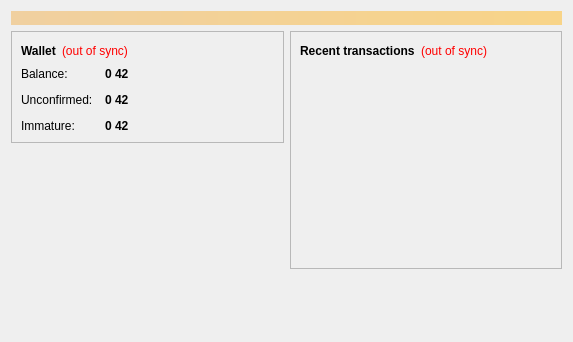
<?xml version="1.0" encoding="UTF-8"?>
<ui version="4.0">
 <class>OverviewPage</class>
 <widget class="QWidget" name="OverviewPage">
  <property name="geometry">
   <rect>
    <x>0</x>
    <y>0</y>
    <width>573</width>
    <height>342</height>
   </rect>
  </property>
  <property name="windowTitle">
   <string>Form</string>
  </property>
  <layout class="QVBoxLayout" name="topLayout">
   <item>
    <widget class="QLabel" name="labelAlerts">
     <property name="visible">
      <bool>false</bool>
     </property>
     <property name="styleSheet">
      <string notr="true">background-color: qlineargradient(x1: 0, y1: 0, x2: 1, y2: 0, stop:0 #F0D0A0, stop:1 #F8D488); color:#000000;</string>
     </property>
     <property name="wordWrap">
      <bool>true</bool>
     </property>
     <property name="margin">
      <number>3</number>
     </property>
    </widget>
   </item>
   <item>
    <layout class="QHBoxLayout" name="horizontalLayout" stretch="1,1">
     <item>
      <layout class="QVBoxLayout" name="verticalLayout_2">
       <item>
        <widget class="QFrame" name="frame">
         <property name="frameShape">
          <enum>QFrame::StyledPanel</enum>
         </property>
         <property name="frameShadow">
          <enum>QFrame::Raised</enum>
         </property>
         <layout class="QVBoxLayout" name="verticalLayout_4">
          <item>
           <layout class="QHBoxLayout" name="horizontalLayout_4">
            <item>
             <widget class="QLabel" name="label_5">
              <property name="font">
               <font>
                <weight>75</weight>
                <bold>true</bold>
               </font>
              </property>
              <property name="text">
               <string>Wallet</string>
              </property>
             </widget>
            </item>
            <item>
             <widget class="QLabel" name="labelWalletStatus">
              <property name="toolTip">
               <string>The displayed information may be out of date. Your wallet automatically synchronizes with the 42 network after a connection is established, but this process has not completed yet.</string>
              </property>
              <property name="styleSheet">
               <string notr="true">QLabel { color: red; }</string>
              </property>
              <property name="text">
               <string notr="true">(out of sync)</string>
              </property>
              <property name="alignment">
               <set>Qt::AlignLeading|Qt::AlignLeft|Qt::AlignVCenter</set>
              </property>
             </widget>
            </item>
            <item>
             <spacer name="horizontalSpacer_2">
              <property name="orientation">
               <enum>Qt::Horizontal</enum>
              </property>
              <property name="sizeHint" stdset="0">
               <size>
                <width>40</width>
                <height>20</height>
               </size>
              </property>
             </spacer>
            </item>
           </layout>
          </item>
          <item>
           <layout class="QFormLayout" name="formLayout_2">
            <property name="fieldGrowthPolicy">
             <enum>QFormLayout::AllNonFixedFieldsGrow</enum>
            </property>
            <property name="horizontalSpacing">
             <number>12</number>
            </property>
            <property name="verticalSpacing">
             <number>12</number>
            </property>
            <item row="0" column="0">
             <widget class="QLabel" name="label">
              <property name="text">
               <string>Balance:</string>
              </property>
             </widget>
            </item>
            <item row="0" column="1">
             <widget class="QLabel" name="labelBalance">
              <property name="font">
               <font>
                <weight>75</weight>
                <bold>true</bold>
               </font>
              </property>
              <property name="cursor">
               <cursorShape>IBeamCursor</cursorShape>
              </property>
              <property name="toolTip">
               <string>Your current balance</string>
              </property>
              <property name="text">
               <string notr="true">0 42</string>
              </property>
              <property name="textInteractionFlags">
               <set>Qt::LinksAccessibleByMouse|Qt::TextSelectableByKeyboard|Qt::TextSelectableByMouse</set>
              </property>
             </widget>
            </item>
            <item row="1" column="0">
             <widget class="QLabel" name="label_3">
              <property name="text">
               <string>Unconfirmed:</string>
              </property>
             </widget>
            </item>
            <item row="1" column="1">
             <widget class="QLabel" name="labelUnconfirmed">
              <property name="font">
               <font>
                <weight>75</weight>
                <bold>true</bold>
               </font>
              </property>
              <property name="cursor">
               <cursorShape>IBeamCursor</cursorShape>
              </property>
              <property name="toolTip">
               <string>Total of transactions that have yet to be confirmed, and do not yet count toward the current balance</string>
              </property>
              <property name="text">
               <string notr="true">0 42</string>
              </property>
              <property name="textInteractionFlags">
               <set>Qt::LinksAccessibleByMouse|Qt::TextSelectableByKeyboard|Qt::TextSelectableByMouse</set>
              </property>
             </widget>
            </item>
            <item row="2" column="0">
             <widget class="QLabel" name="labelImmatureText">
              <property name="text">
               <string>Immature:</string>
              </property>
             </widget>
            </item>
            <item row="2" column="1">
             <widget class="QLabel" name="labelImmature">
              <property name="font">
               <font>
                <weight>75</weight>
                <bold>true</bold>
               </font>
              </property>
              <property name="toolTip">
               <string>Mined balance that has not yet matured</string>
              </property>
              <property name="text">
               <string notr="true">0 42</string>
              </property>
              <property name="textInteractionFlags">
               <set>Qt::LinksAccessibleByMouse|Qt::TextSelectableByKeyboard|Qt::TextSelectableByMouse</set>
              </property>
             </widget>
            </item>
           </layout>
          </item>
         </layout>
        </widget>
       </item>
       <item>
        <spacer name="verticalSpacer">
         <property name="orientation">
          <enum>Qt::Vertical</enum>
         </property>
         <property name="sizeHint" stdset="0">
          <size>
           <width>20</width>
           <height>40</height>
          </size>
         </property>
        </spacer>
       </item>
      </layout>
     </item>
     <item>
      <layout class="QVBoxLayout" name="verticalLayout_3">
       <item>
        <widget class="QFrame" name="frame_2">
         <property name="frameShape">
          <enum>QFrame::StyledPanel</enum>
         </property>
         <property name="frameShadow">
          <enum>QFrame::Raised</enum>
         </property>
         <layout class="QVBoxLayout" name="verticalLayout">
          <item>
           <layout class="QHBoxLayout" name="horizontalLayout_2">
            <item>
             <widget class="QLabel" name="label_4">
              <property name="text">
               <string>&lt;b&gt;Recent transactions&lt;/b&gt;</string>
              </property>
             </widget>
            </item>
            <item>
             <widget class="QLabel" name="labelTransactionsStatus">
              <property name="toolTip">
               <string>The displayed information may be out of date. Your wallet automatically synchronizes with the 42 network after a connection is established, but this process has not completed yet.</string>
              </property>
              <property name="styleSheet">
               <string notr="true">QLabel { color: red; }</string>
              </property>
              <property name="text">
               <string notr="true">(out of sync)</string>
              </property>
              <property name="alignment">
               <set>Qt::AlignRight|Qt::AlignTrailing|Qt::AlignVCenter</set>
              </property>
             </widget>
            </item>
            <item>
             <spacer name="horizontalSpacer">
              <property name="orientation">
               <enum>Qt::Horizontal</enum>
              </property>
              <property name="sizeHint" stdset="0">
               <size>
                <width>40</width>
                <height>20</height>
               </size>
              </property>
             </spacer>
            </item>
           </layout>
          </item>
          <item>
           <widget class="QListView" name="listTransactions">
            <property name="styleSheet">
             <string notr="true">QListView { background: transparent; }</string>
            </property>
            <property name="frameShape">
             <enum>QFrame::NoFrame</enum>
            </property>
            <property name="verticalScrollBarPolicy">
             <enum>Qt::ScrollBarAlwaysOff</enum>
            </property>
            <property name="horizontalScrollBarPolicy">
             <enum>Qt::ScrollBarAlwaysOff</enum>
            </property>
            <property name="selectionMode">
             <enum>QAbstractItemView::NoSelection</enum>
            </property>
           </widget>
          </item>
         </layout>
        </widget>
       </item>
       <item>
        <spacer name="verticalSpacer_2">
         <property name="orientation">
          <enum>Qt::Vertical</enum>
         </property>
         <property name="sizeHint" stdset="0">
          <size>
           <width>20</width>
           <height>40</height>
          </size>
         </property>
        </spacer>
       </item>
      </layout>
     </item>
    </layout>
   </item>
  </layout>
 </widget>
 <resources/>
 <connections/>
</ui>
